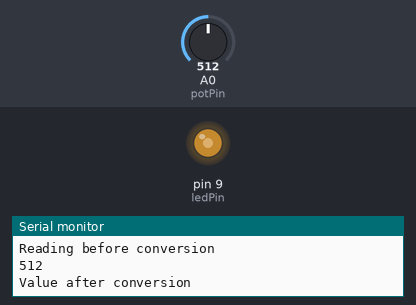
Bench run of a sketch on a simulated Arduino Uno, built with avr-gcc and run on an emulated ATmega328P. Parts: output pins drawn as LEDs (lit = HIGH), the last lines printed to the serial monitor. Inputs (shaded band) come from the test bench; at power-on: A0 (potPin) = 512.

Above: at 1.2 s.
1.3 s: A0 (potPin) set to 416
At 2.3 s:
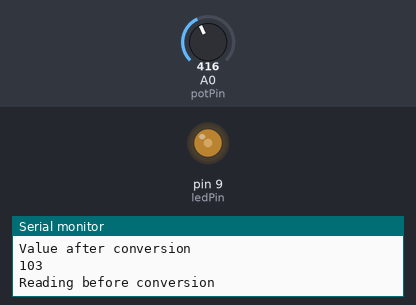
4.3 s: A0 (potPin) set to 392
At 5.1 s:
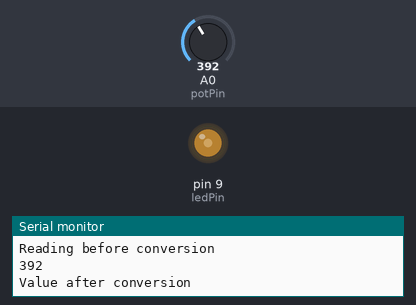
7.3 s: A0 (potPin) set to 716
At 8.4 s:
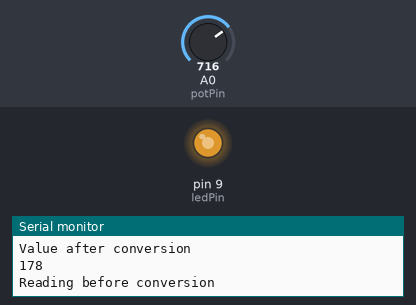
8.8 s: A0 (potPin) set to 987
At 9.2 s:
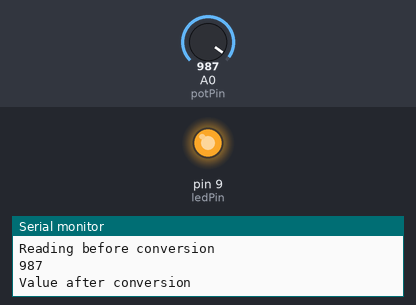
10.3 s: A0 (potPin) set to 1016
At 11.2 s:
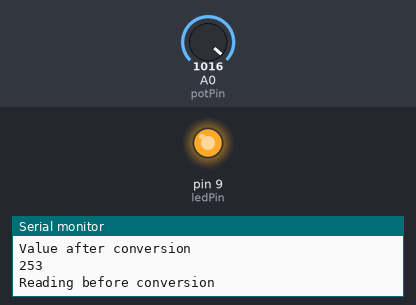
13.3 s: A0 (potPin) set to 122
At 14.5 s:
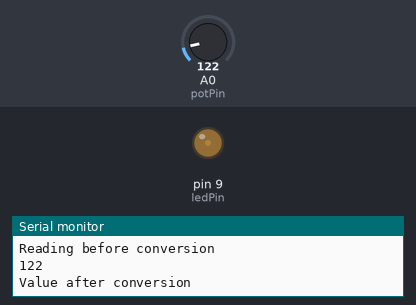
Timing chart, 0 to 15.8 s (numbered marks = the images above; inputs shaded):
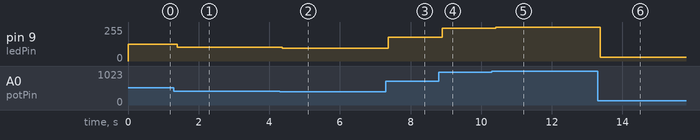

Measured:
- after the input at 1.3 s, pin 9 (ledPin): 127/255 → 103/255 after 0.09 s
- after the input at 4.3 s, pin 9 (ledPin): 103/255 → 97/255 after 0.07 s
- after the input at 7.3 s, pin 9 (ledPin): 97/255 → 178/255 after 0.07 s
- after the input at 8.8 s, pin 9 (ledPin): 178/255 → 246/255 after 0.09 s
- after the input at 10.3 s, pin 9 (ledPin): 246/255 → 253/255 after 0.11 s
- after the input at 13.3 s, pin 9 (ledPin): 253/255 → 30/255 after 0.08 s

The sketch:

Potientiometer_LED_Brightness_Control.ino
```cpp
const int potPin = A0;
const int ledPin = 9;
void setup()
{
  pinMode(ledPin,OUTPUT);
  Serial.begin(9600);
}

void loop()
{
  int potVal = analogRead(potPin);
  Serial.println("Reading before conversion");
  Serial.println(potVal);
  //delay(1000);use when checking value from serial monitor
  int brightness = map(potVal,0,1023,0,255);
  Serial.println("Value after conversion");
  Serial.println(brightness);
  //delay(1000);use when checking value from serial monitor
  analogWrite(ledPin,brightness);
  delay(10);
}
```
